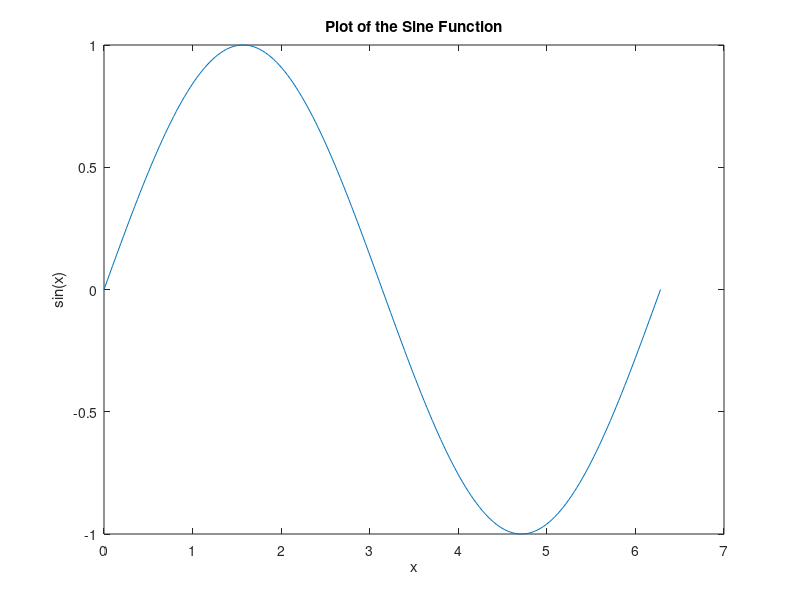
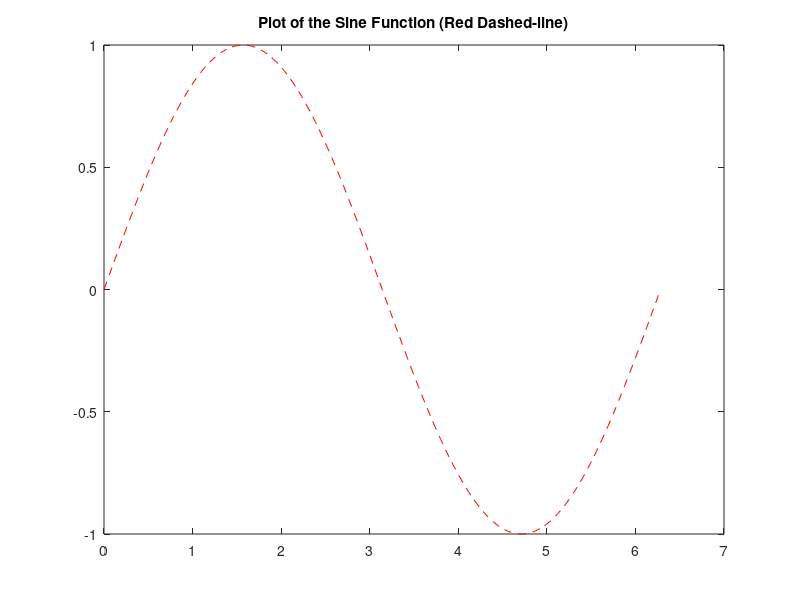
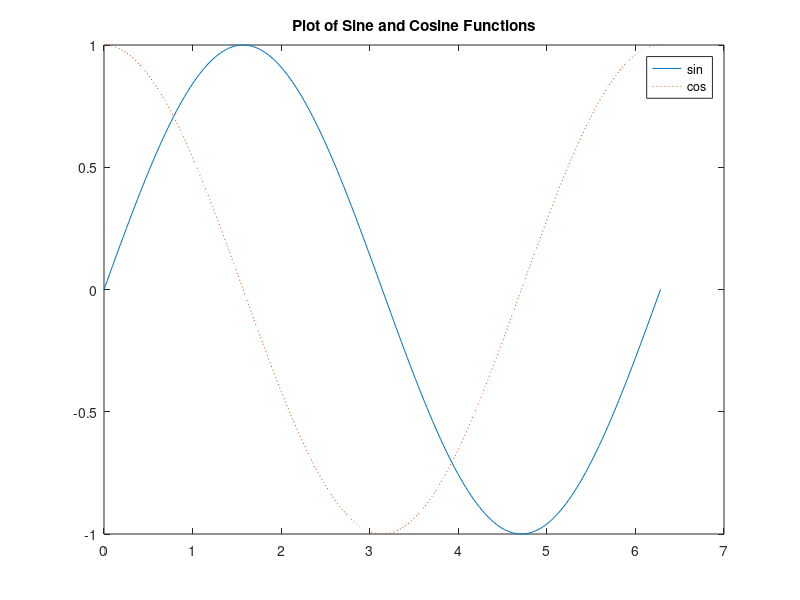

These figures' MATLAB source, in order:
%% Creating 2-D Plots
% This example shows how to create 2-D line plots in MATLAB using the plot function.
%
% Copyright 2018 The MathWorks, Inc.
%%
% Create a regularly-spaced vector x from 0 to 2*pi using pi/100 as the increment between elements.
x = 0:pi/100:2*pi;
%%
% Calculate sine for each value in x.
y = sin(x);
%%
% Use the figure command to create a new figure and plot command to display result.
figure;
plot(x, y)
%%
% Label the axes and add a title so that viewers understand the purpose of your graph.
xlabel('x')
ylabel('sin(x)')
title('Plot of the Sine Function')
%%
% You can plot the same variables with specified line style, color, and marker (A marker is a symbol that appears at each plotted data point, such as a +, o, or *). Use 'help plot' to learn more about line specification.
%%
% In this example, the 'r--' string is a red dashed-line specification.
figure
plot(x, y, 'r--')
title('Plot of the Sine Function (Red Dashed-line)')
%%
% To add plots to an existing figure, use hold.
figure
plot(x, y)

hold on

y2 = cos(x);
plot(x, y2, ':')
legend('sin', 'cos')
title('Plot of Sine and Cosine Functions')
%%
% Use 'hold off' to stop plotting on top of the existing figure.
hold off
